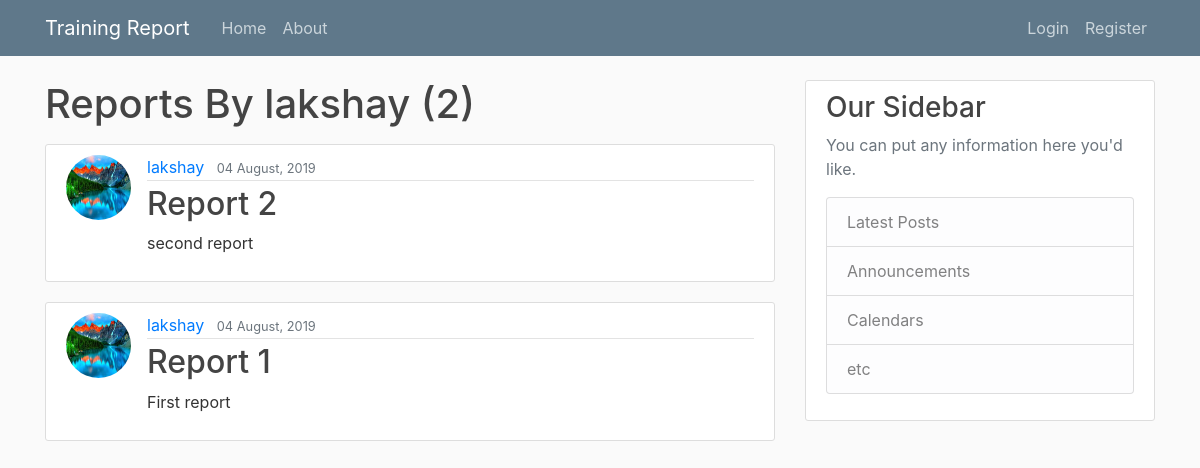
Page /user/lakshay on the committed database.
### report/models.py (models this page shows, shortened)
class Post(models.Model):
    title = models.CharField(max_length = 100)
    content = models.TextField()
    date_posted = models.DateTimeField(default = timezone.now)
    author = models.ForeignKey(User, on_delete = models.CASCADE)

### users/models.py (models this page shows, shortened)
class Profile(models.Model):
    user = models.OneToOneField(User, on_delete=models.CASCADE)
    image = models.ImageField(default='default.jpg', upload_to='profile_pics')

### report/views.py (the view)
# urls.py: path('user/<str:username>', UserPostListView.as_view(), name = 'User-posts'),
class UserPostListView(ListView):
    model = Post
    template_name = 'report/user_posts.html'
    context_object_name = 'posts'
    paginate_by = 10
    def get_queryset(self):
        user = get_object_or_404(User, username=self.kwargs.get('username'))
        return Post.objects.filter(author=user).order_by('-date_posted')

### report/templates/report/user_posts.html (shortened to what this page needs)
{% extends "report/base.html" %}
{% block content %}
  <h1 class="mb-3">Reports By {{view.kwargs.username}} ({{ page_obj.paginator.count }})</h1>
  {% for post in posts %}
      <article class="media content-section">
        <img class="rounded-circle article-img" src="{{ post.author.profile.image.url }}">
      <div class="media-body">
       <div class="article-metadata">
         <a class="mr-2" href="{%url 'User-posts' post.author.username %}">{{ post.author }}</a>
         <small class="text-muted">{{ post.date_posted|date:"d F, Y" }}</small>
       </div>
       <h2><a class="article-title" href="{% url 'Post-detail' post.id %}">{{ post.title }}</a></h2>
       <p class="article-content">{{ post.content }}</p>
      </div>
      </article>
  {% endfor %}
{% endblock content %}

### report/static/report/main.css (style rules this page uses)
body { background: #fafafa; color: #333333; margin-top: 5rem; }
h1, h2, h3, h4, h5, h6 { color: #444444; }
.content-section { background: #ffffff; padding: 10px 20px; border: 1px solid #dddddd; border-radius: 3px; margin-bottom: 20px; }
.article-title { color: #444444; }
.article-content { white-space: pre-line; }
.article-img { height: 65px; width: 65px; margin-right: 16px; }
.article-metadata { padding-bottom: 1px; margin-bottom: 4px; border-bottom: 1px solid #e3e3e3 }

### rows in the picture
Post: author.profile.image (picture), author "lakshay", date_posted "04 August, 2019", title "Report 2", content "second report"
Post: author.profile.image (picture), author "lakshay", date_posted "04 August, 2019", title "Report 1", content "First report"

### other values in the picture
{{ view.kwargs.username }} "lakshay"
{{ page_obj.paginator.count }} "2"
